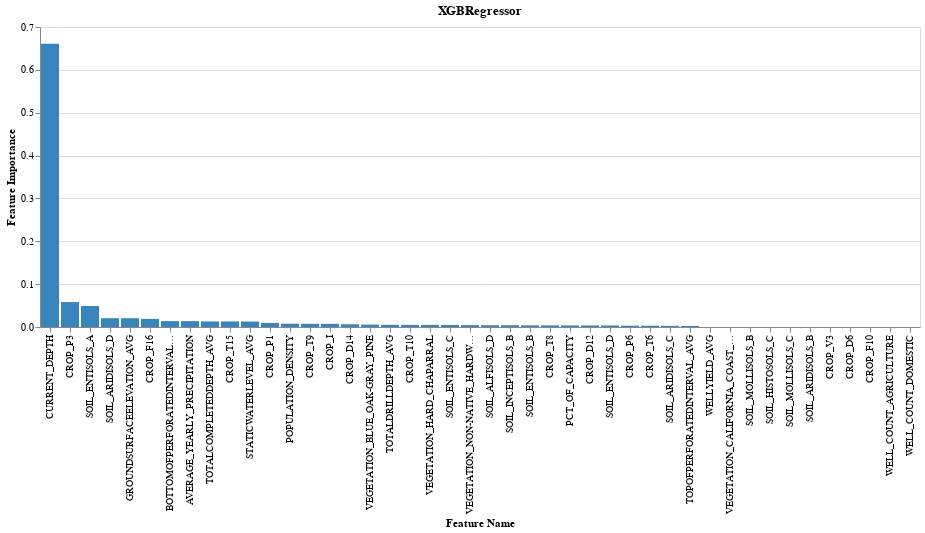
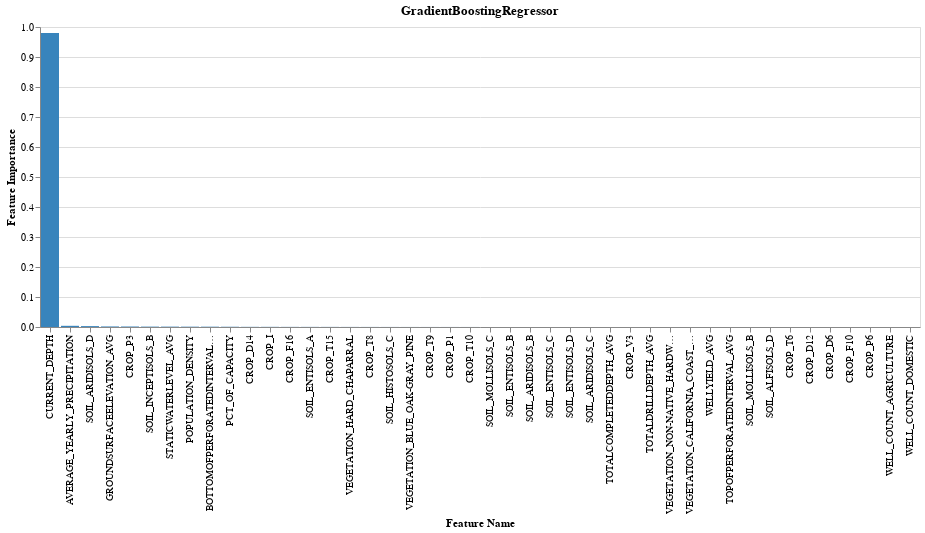
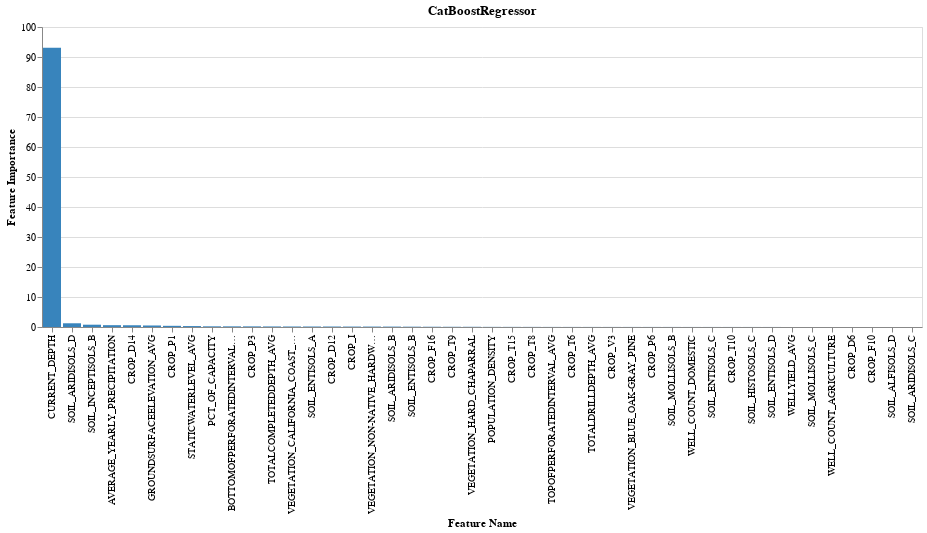
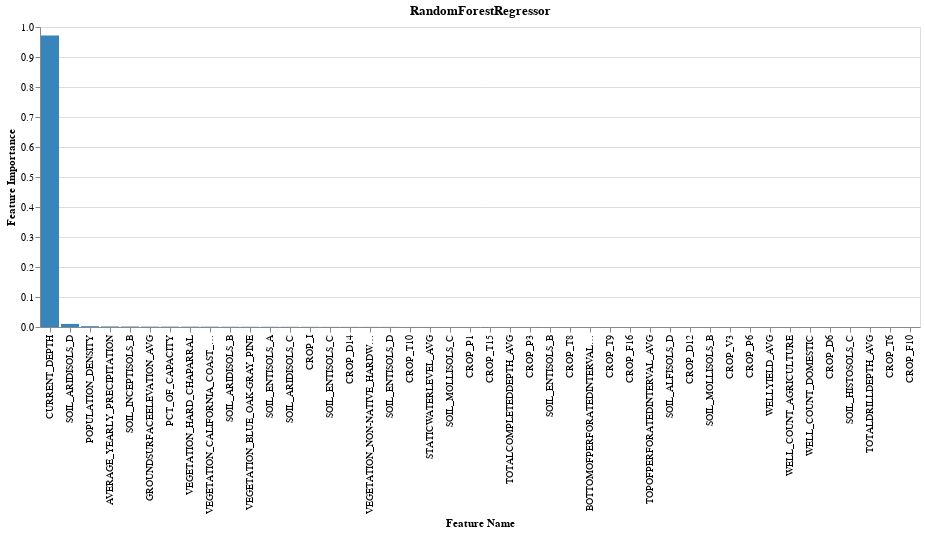

Source (notebook cell) for these figures, in order:
### Code cell
for chart in chart_list:
    display(chart)

### Figure 1 — Vega-Lite specification as saved in the notebook (floating-point values rounded to 4 significant figures)
{"config": {"view": {"continuousWidth": 400, "continuousHeight": 300}}, "data": {"name": "data-c4dc1c84953fc32a4adc303f3e6c2ef7"}, "mark": {"type": "bar", "color": "#3884bc"}, "encoding": {"x": {"field": "Feature Name", "sort": "-y", "type": "nominal"}, "y": {"field": "Feature Importance", "type": "quantitative"}}, "title": "XGBRegressor", "$schema": "https://vega.github.io/schema/vega-lite/v4.17.0.json", "datasets": {"data-c4dc1c84953fc32a4adc303f3e6c2ef7": [{"Feature Number": 0, "Feature Name": "TOTALDRILLDEPTH_AVG", "Feature Importance": 0.00502}, {"Feature Number": 1, "Feature Name": "WELLYIELD_AVG", "Feature Importance": 0.0}, {"Feature Number": 2, "Feature Name": "STATICWATERLEVEL_AVG", "Feature Importance": 0.01273}, {"Feature Number": 3, "Feature Name": "TOPOFPERFORATEDINTERVAL_AVG", "Feature Importance": 0.002425}, {"Feature Number": 4, "Feature Name": "BOTTOMOFPERFORATEDINTERVAL_AVG", "Feature Importance": 0.01376}, {"Feature Number": 5, "Feature Name": "TOTALCOMPLETEDDEPTH_AVG", "Feature Importance": 0.01294}, {"Feature Number": 6, "Feature Name": "VEGETATION_NON-NATIVE_HARDWOOD_FOREST", "Feature Importance": 0.004396}, {"Feature Number": 7, "Feature Name": "VEGETATION_BLUE_OAK-GRAY_PINE", "Feature Importance": 0.005655}, {"Feature Number": 8, "Feature Name": "VEGETATION_HARD_CHAPARRAL", "Feature Importance": 0.004866}, {"Feature Number": 9, "Feature Name": "VEGETATION_CALIFORNIA_COAST_LIVE_OAK", "Feature Importance": 0.0}, {"Feature Number": 10, "Feature Name": "SOIL_INCEPTISOLS_B", "Feature Importance": 0.004088}, {"Feature Number": 11, "Feature Name": "SOIL_ENTISOLS_B", "Feature Importance": 0.003785}, {"Feature Number": 12, "Feature Name": "SOIL_ENTISOLS_D", "Feature Importance": 0.003537}, {"Feature Number": 13, "Feature Name": "SOIL_MOLLISOLS_B", "Feature Importance": 0.0}, {"Feature Number": 14, "Feature Name": "SOIL_ENTISOLS_A", "Feature Importance": 0.04905}, {"Feature Number": 15, "Feature Name": "SOIL_HISTOSOLS_C", "Feature Importance": 0.0}, {"Feature Number": 16, "Feature Name": "SOIL_MOLLISOLS_C", "Feature Importance": 0.0}, {"Feature Number": 17, "Feature Name": "SOIL_ALFISOLS_D", "Feature Importance": 0.004117}, {"Feature Number": 18, "Feature Name": "SOIL_ARIDISOLS_D", "Feature Importance": 0.02053}, {"Feature Number": 19, "Feature Name": "SOIL_ARIDISOLS_B", "Feature Importance": 0.0}, {"Feature Number": 20, "Feature Name": "SOIL_ENTISOLS_C", "Feature Importance": 0.004744}, {"Feature Number": 21, "Feature Name": "SOIL_ARIDISOLS_C", "Feature Importance": 0.002685}, {"Feature Number": 22, "Feature Name": "CROP_V3", "Feature Importance": 0.0}, {"Feature Number": 23, "Feature Name": "CROP_T6", "Feature Importance": 0.00295}, {"Feature Number": 24, "Feature Name": "CROP_D12", "Feature Importance": 0.003573}, {"Feature Number": 25, "Feature Name": "CROP_D14", "Feature Importance": 0.006338}, {"Feature Number": 26, "Feature Name": "CROP_T15", "Feature Importance": 0.01293}, {"Feature Number": 27, "Feature Name": "CROP_D6", "Feature Importance": 0.0}, {"Feature Number": 28, "Feature Name": "CROP_I", "Feature Importance": 0.007411}, {"Feature Number": 29, "Feature Name": "CROP_P1", "Feature Importance": 0.009497}, {"Feature Number": 30, "Feature Name": "CROP_P3", "Feature Importance": 0.05818}, {"Feature Number": 31, "Feature Name": "CROP_F16", "Feature Importance": 0.01892}, {"Feature Number": 32, "Feature Name": "CROP_F10", "Feature Importance": 0.0}, {"Feature Number": 33, "Feature Name": "CROP_T9", "Feature Importance": 0.007488}, {"Feature Number": 34, "Feature Name": "CROP_T10", "Feature Importance": 0.004906}, {"Feature Number": 35, "Feature Name": "CROP_T8", "Feature Importance": 0.003731}, {"Feature Number": 36, "Feature Name": "CROP_P6", "Feature Importance": 0.003013}, {"Feature Number": 37, "Feature Name": "POPULATION_DENSITY", "Feature Importance": 0.007649}, {"Feature Number": 38, "Feature Name": "PCT_OF_CAPACITY", "Feature Importance": 0.00371}, {"Feature Number": 39, "Feature Name": "GROUNDSURFACEELEVATION_AVG", "Feature Importance": 0.02049}, {"Feature Number": 40, "Feature Name": "AVERAGE_YEARLY_PRECIPITATION", "Feature Importance": 0.0137}, {"Feature Number": 41, "Feature Name": "WELL_COUNT_AGRICULTURE", "Feature Importance": 0.0}, {"Feature Number": 42, "Feature Name": "WELL_COUNT_DOMESTIC", "Feature Importance": 0.0}, {"Feature Number": 43, "Feature Name": "CURRENT_DEPTH", "Feature Importance": 0.6612}]}}

### Figure 2 — Vega-Lite specification as saved in the notebook (floating-point values rounded to 4 significant figures)
{"config": {"view": {"continuousWidth": 400, "continuousHeight": 300}}, "data": {"name": "data-2920ac093f9c325fe60caba46d77647a"}, "mark": {"type": "bar", "color": "#3884bc"}, "encoding": {"x": {"field": "Feature Name", "sort": "-y", "type": "nominal"}, "y": {"field": "Feature Importance", "type": "quantitative"}}, "title": "GradientBoostingRegressor", "$schema": "https://vega.github.io/schema/vega-lite/v4.17.0.json", "datasets": {"data-2920ac093f9c325fe60caba46d77647a": [{"Feature Number": 0, "Feature Name": "TOTALDRILLDEPTH_AVG", "Feature Importance": 1.638e-05}, {"Feature Number": 1, "Feature Name": "WELLYIELD_AVG", "Feature Importance": 0.0}, {"Feature Number": 2, "Feature Name": "STATICWATERLEVEL_AVG", "Feature Importance": 0.00125}, {"Feature Number": 3, "Feature Name": "TOPOFPERFORATEDINTERVAL_AVG", "Feature Importance": 0.0}, {"Feature Number": 4, "Feature Name": "BOTTOMOFPERFORATEDINTERVAL_AVG", "Feature Importance": 0.001064}, {"Feature Number": 5, "Feature Name": "TOTALCOMPLETEDDEPTH_AVG", "Feature Importance": 2.738e-05}, {"Feature Number": 6, "Feature Name": "VEGETATION_NON-NATIVE_HARDWOOD_FOREST", "Feature Importance": 1.51e-05}, {"Feature Number": 7, "Feature Name": "VEGETATION_BLUE_OAK-GRAY_PINE", "Feature Importance": 0.000151}, {"Feature Number": 8, "Feature Name": "VEGETATION_HARD_CHAPARRAL", "Feature Importance": 0.0002684}, {"Feature Number": 9, "Feature Name": "VEGETATION_CALIFORNIA_COAST_LIVE_OAK", "Feature Importance": 8.685e-06}, {"Feature Number": 10, "Feature Name": "SOIL_INCEPTISOLS_B", "Feature Importance": 0.001294}, {"Feature Number": 11, "Feature Name": "SOIL_ENTISOLS_B", "Feature Importance": 9.843e-05}, {"Feature Number": 12, "Feature Name": "SOIL_ENTISOLS_D", "Feature Importance": 5.492e-05}, {"Feature Number": 13, "Feature Name": "SOIL_MOLLISOLS_B", "Feature Importance": 0.0}, {"Feature Number": 14, "Feature Name": "SOIL_ENTISOLS_A", "Feature Importance": 0.0003852}, {"Feature Number": 15, "Feature Name": "SOIL_HISTOSOLS_C", "Feature Importance": 0.000185}, {"Feature Number": 16, "Feature Name": "SOIL_MOLLISOLS_C", "Feature Importance": 0.0001028}, {"Feature Number": 17, "Feature Name": "SOIL_ALFISOLS_D", "Feature Importance": 0.0}, {"Feature Number": 18, "Feature Name": "SOIL_ARIDISOLS_D", "Feature Importance": 0.002985}, {"Feature Number": 19, "Feature Name": "SOIL_ARIDISOLS_B", "Feature Importance": 9.234e-05}, {"Feature Number": 20, "Feature Name": "SOIL_ENTISOLS_C", "Feature Importance": 8.769e-05}, {"Feature Number": 21, "Feature Name": "SOIL_ARIDISOLS_C", "Feature Importance": 4.869e-05}, {"Feature Number": 22, "Feature Name": "CROP_V3", "Feature Importance": 1.869e-05}, {"Feature Number": 23, "Feature Name": "CROP_T6", "Feature Importance": 0.0}, {"Feature Number": 24, "Feature Name": "CROP_D12", "Feature Importance": 0.0}, {"Feature Number": 25, "Feature Name": "CROP_D14", "Feature Importance": 0.0005336}, {"Feature Number": 26, "Feature Name": "CROP_T15", "Feature Importance": 0.0003571}, {"Feature Number": 27, "Feature Name": "CROP_D6", "Feature Importance": 0.0}, {"Feature Number": 28, "Feature Name": "CROP_I", "Feature Importance": 0.000531}, {"Feature Number": 29, "Feature Name": "CROP_P1", "Feature Importance": 0.0001329}, {"Feature Number": 30, "Feature Name": "CROP_P3", "Feature Importance": 0.001663}, {"Feature Number": 31, "Feature Name": "CROP_F16", "Feature Importance": 0.0003952}, {"Feature Number": 32, "Feature Name": "CROP_F10", "Feature Importance": 0.0}, {"Feature Number": 33, "Feature Name": "CROP_T9", "Feature Importance": 0.0001412}, {"Feature Number": 34, "Feature Name": "CROP_T10", "Feature Importance": 0.0001048}, {"Feature Number": 35, "Feature Name": "CROP_T8", "Feature Importance": 0.000228}, {"Feature Number": 36, "Feature Name": "CROP_P6", "Feature Importance": 0.0}, {"Feature Number": 37, "Feature Name": "POPULATION_DENSITY", "Feature Importance": 0.001099}, {"Feature Number": 38, "Feature Name": "PCT_OF_CAPACITY", "Feature Importance": 0.0008396}, {"Feature Number": 39, "Feature Name": "GROUNDSURFACEELEVATION_AVG", "Feature Importance": 0.001835}, {"Feature Number": 40, "Feature Name": "AVERAGE_YEARLY_PRECIPITATION", "Feature Importance": 0.003965}, {"Feature Number": 41, "Feature Name": "WELL_COUNT_AGRICULTURE", "Feature Importance": 0.0}, {"Feature Number": 42, "Feature Name": "WELL_COUNT_DOMESTIC", "Feature Importance": 0.0}, {"Feature Number": 43, "Feature Name": "CURRENT_DEPTH", "Feature Importance": 0.98}]}}

### Figure 3 — Vega-Lite specification as saved in the notebook (floating-point values rounded to 4 significant figures)
{"config": {"view": {"continuousWidth": 400, "continuousHeight": 300}}, "data": {"name": "data-098fda9b8dda529e2e99b156c91531f1"}, "mark": {"type": "bar", "color": "#3884bc"}, "encoding": {"x": {"field": "Feature Name", "sort": "-y", "type": "nominal"}, "y": {"field": "Feature Importance", "type": "quantitative"}}, "title": "CatBoostRegressor", "$schema": "https://vega.github.io/schema/vega-lite/v4.17.0.json", "datasets": {"data-098fda9b8dda529e2e99b156c91531f1": [{"Feature Number": 0, "Feature Name": "TOTALDRILLDEPTH_AVG", "Feature Importance": 0.02587}, {"Feature Number": 1, "Feature Name": "WELLYIELD_AVG", "Feature Importance": 0.008915}, {"Feature Number": 2, "Feature Name": "STATICWATERLEVEL_AVG", "Feature Importance": 0.3101}, {"Feature Number": 3, "Feature Name": "TOPOFPERFORATEDINTERVAL_AVG", "Feature Importance": 0.02805}, {"Feature Number": 4, "Feature Name": "BOTTOMOFPERFORATEDINTERVAL_AVG", "Feature Importance": 0.2165}, {"Feature Number": 5, "Feature Name": "TOTALCOMPLETEDDEPTH_AVG", "Feature Importance": 0.1841}, {"Feature Number": 6, "Feature Name": "VEGETATION_NON-NATIVE_HARDWOOD_FOREST", "Feature Importance": 0.144}, {"Feature Number": 7, "Feature Name": "VEGETATION_BLUE_OAK-GRAY_PINE", "Feature Importance": 0.02312}, {"Feature Number": 8, "Feature Name": "VEGETATION_HARD_CHAPARRAL", "Feature Importance": 0.07055}, {"Feature Number": 9, "Feature Name": "VEGETATION_CALIFORNIA_COAST_LIVE_OAK", "Feature Importance": 0.1692}, {"Feature Number": 10, "Feature Name": "SOIL_INCEPTISOLS_B", "Feature Importance": 0.7685}, {"Feature Number": 11, "Feature Name": "SOIL_ENTISOLS_B", "Feature Importance": 0.1078}, {"Feature Number": 12, "Feature Name": "SOIL_ENTISOLS_D", "Feature Importance": 0.01314}, {"Feature Number": 13, "Feature Name": "SOIL_MOLLISOLS_B", "Feature Importance": 0.0216}, {"Feature Number": 14, "Feature Name": "SOIL_ENTISOLS_A", "Feature Importance": 0.1645}, {"Feature Number": 15, "Feature Name": "SOIL_HISTOSOLS_C", "Feature Importance": 0.01528}, {"Feature Number": 16, "Feature Name": "SOIL_MOLLISOLS_C", "Feature Importance": 0.004339}, {"Feature Number": 17, "Feature Name": "SOIL_ALFISOLS_D", "Feature Importance": 0.0}, {"Feature Number": 18, "Feature Name": "SOIL_ARIDISOLS_D", "Feature Importance": 1.241}, {"Feature Number": 19, "Feature Name": "SOIL_ARIDISOLS_B", "Feature Importance": 0.1359}, {"Feature Number": 20, "Feature Name": "SOIL_ENTISOLS_C", "Feature Importance": 0.01635}, {"Feature Number": 21, "Feature Name": "SOIL_ARIDISOLS_C", "Feature Importance": 0.0}, {"Feature Number": 22, "Feature Name": "CROP_V3", "Feature Importance": 0.02425}, {"Feature Number": 23, "Feature Name": "CROP_T6", "Feature Importance": 0.02638}, {"Feature Number": 24, "Feature Name": "CROP_D12", "Feature Importance": 0.1634}, {"Feature Number": 25, "Feature Name": "CROP_D14", "Feature Importance": 0.5836}, {"Feature Number": 26, "Feature Name": "CROP_T15", "Feature Importance": 0.04288}, {"Feature Number": 27, "Feature Name": "CROP_D6", "Feature Importance": 0.003326}, {"Feature Number": 28, "Feature Name": "CROP_I", "Feature Importance": 0.146}, {"Feature Number": 29, "Feature Name": "CROP_P1", "Feature Importance": 0.3958}, {"Feature Number": 30, "Feature Name": "CROP_P3", "Feature Importance": 0.2067}, {"Feature Number": 31, "Feature Name": "CROP_F16", "Feature Importance": 0.0869}, {"Feature Number": 32, "Feature Name": "CROP_F10", "Feature Importance": 0.001727}, {"Feature Number": 33, "Feature Name": "CROP_T9", "Feature Importance": 0.07443}, {"Feature Number": 34, "Feature Name": "CROP_T10", "Feature Importance": 0.01593}, {"Feature Number": 35, "Feature Name": "CROP_T8", "Feature Importance": 0.03718}, {"Feature Number": 36, "Feature Name": "CROP_P6", "Feature Importance": 0.02238}, {"Feature Number": 37, "Feature Name": "POPULATION_DENSITY", "Feature Importance": 0.04557}, {"Feature Number": 38, "Feature Name": "PCT_OF_CAPACITY", "Feature Importance": 0.224}, {"Feature Number": 39, "Feature Name": "GROUNDSURFACEELEVATION_AVG", "Feature Importance": 0.5064}, {"Feature Number": 40, "Feature Name": "AVERAGE_YEARLY_PRECIPITATION", "Feature Importance": 0.6086}, {"Feature Number": 41, "Feature Name": "WELL_COUNT_AGRICULTURE", "Feature Importance": 0.003632}, {"Feature Number": 42, "Feature Name": "WELL_COUNT_DOMESTIC", "Feature Importance": 0.01766}, {"Feature Number": 43, "Feature Name": "CURRENT_DEPTH", "Feature Importance": 93.09}]}}

### Figure 4 — Vega-Lite specification as saved in the notebook (floating-point values rounded to 4 significant figures)
{"config": {"view": {"continuousWidth": 400, "continuousHeight": 300}}, "data": {"name": "data-cfd9568c0f4f073cdf74b12ec74f719a"}, "mark": {"type": "bar", "color": "#3884bc"}, "encoding": {"x": {"field": "Feature Name", "sort": "-y", "type": "nominal"}, "y": {"field": "Feature Importance", "type": "quantitative"}}, "title": "RandomForestRegressor", "$schema": "https://vega.github.io/schema/vega-lite/v4.17.0.json", "datasets": {"data-cfd9568c0f4f073cdf74b12ec74f719a": [{"Feature Number": 0, "Feature Name": "TOTALDRILLDEPTH_AVG", "Feature Importance": 1.199e-05}, {"Feature Number": 1, "Feature Name": "WELLYIELD_AVG", "Feature Importance": 1.511e-05}, {"Feature Number": 2, "Feature Name": "STATICWATERLEVEL_AVG", "Feature Importance": 0.0001572}, {"Feature Number": 3, "Feature Name": "TOPOFPERFORATEDINTERVAL_AVG", "Feature Importance": 5.242e-05}, {"Feature Number": 4, "Feature Name": "BOTTOMOFPERFORATEDINTERVAL_AVG", "Feature Importance": 7.338e-05}, {"Feature Number": 5, "Feature Name": "TOTALCOMPLETEDDEPTH_AVG", "Feature Importance": 0.0001075}, {"Feature Number": 6, "Feature Name": "VEGETATION_NON-NATIVE_HARDWOOD_FOREST", "Feature Importance": 0.0003532}, {"Feature Number": 7, "Feature Name": "VEGETATION_BLUE_OAK-GRAY_PINE", "Feature Importance": 0.0007332}, {"Feature Number": 8, "Feature Name": "VEGETATION_HARD_CHAPARRAL", "Feature Importance": 0.001167}, {"Feature Number": 9, "Feature Name": "VEGETATION_CALIFORNIA_COAST_LIVE_OAK", "Feature Importance": 0.001107}, {"Feature Number": 10, "Feature Name": "SOIL_INCEPTISOLS_B", "Feature Importance": 0.001583}, {"Feature Number": 11, "Feature Name": "SOIL_ENTISOLS_B", "Feature Importance": 0.0001033}, {"Feature Number": 12, "Feature Name": "SOIL_ENTISOLS_D", "Feature Importance": 0.0003386}, {"Feature Number": 13, "Feature Name": "SOIL_MOLLISOLS_B", "Feature Importance": 3.533e-05}, {"Feature Number": 14, "Feature Name": "SOIL_ENTISOLS_A", "Feature Importance": 0.0007225}, {"Feature Number": 15, "Feature Name": "SOIL_HISTOSOLS_C", "Feature Importance": 1.241e-05}, {"Feature Number": 16, "Feature Name": "SOIL_MOLLISOLS_C", "Feature Importance": 0.0001555}, {"Feature Number": 17, "Feature Name": "SOIL_ALFISOLS_D", "Feature Importance": 5.143e-05}, {"Feature Number": 18, "Feature Name": "SOIL_ARIDISOLS_D", "Feature Importance": 0.01031}, {"Feature Number": 19, "Feature Name": "SOIL_ARIDISOLS_B", "Feature Importance": 0.000846}, {"Feature Number": 20, "Feature Name": "SOIL_ENTISOLS_C", "Feature Importance": 0.0004485}, {"Feature Number": 21, "Feature Name": "SOIL_ARIDISOLS_C", "Feature Importance": 0.0006694}, {"Feature Number": 22, "Feature Name": "CROP_V3", "Feature Importance": 2.983e-05}, {"Feature Number": 23, "Feature Name": "CROP_T6", "Feature Importance": 0.0}, {"Feature Number": 24, "Feature Name": "CROP_D12", "Feature Importance": 4.137e-05}, {"Feature Number": 25, "Feature Name": "CROP_D14", "Feature Importance": 0.0004225}, {"Feature Number": 26, "Feature Name": "CROP_T15", "Feature Importance": 0.0001257}, {"Feature Number": 27, "Feature Name": "CROP_D6", "Feature Importance": 1.354e-05}, {"Feature Number": 28, "Feature Name": "CROP_I", "Feature Importance": 0.0006029}, {"Feature Number": 29, "Feature Name": "CROP_P1", "Feature Importance": 0.0001259}, {"Feature Number": 30, "Feature Name": "CROP_P3", "Feature Importance": 0.0001048}, {"Feature Number": 31, "Feature Name": "CROP_F16", "Feature Importance": 5.555e-05}, {"Feature Number": 32, "Feature Name": "CROP_F10", "Feature Importance": 0.0}, {"Feature Number": 33, "Feature Name": "CROP_T9", "Feature Importance": 6.952e-05}, {"Feature Number": 34, "Feature Name": "CROP_T10", "Feature Importance": 0.0001592}, {"Feature Number": 35, "Feature Name": "CROP_T8", "Feature Importance": 8.064e-05}, {"Feature Number": 36, "Feature Name": "CROP_P6", "Feature Importance": 2.728e-05}, {"Feature Number": 37, "Feature Name": "POPULATION_DENSITY", "Feature Importance": 0.002718}, {"Feature Number": 38, "Feature Name": "PCT_OF_CAPACITY", "Feature Importance": 0.001316}, {"Feature Number": 39, "Feature Name": "GROUNDSURFACEELEVATION_AVG", "Feature Importance": 0.001317}, {"Feature Number": 40, "Feature Name": "AVERAGE_YEARLY_PRECIPITATION", "Feature Importance": 0.001858}, {"Feature Number": 41, "Feature Name": "WELL_COUNT_AGRICULTURE", "Feature Importance": 1.463e-05}, {"Feature Number": 42, "Feature Name": "WELL_COUNT_DOMESTIC", "Feature Importance": 1.39e-05}, {"Feature Number": 43, "Feature Name": "CURRENT_DEPTH", "Feature Importance": 0.9719}]}}
